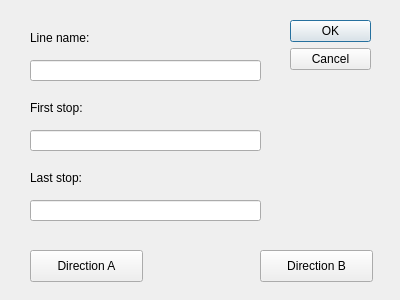
<?xml version="1.0" encoding="UTF-8"?>
<ui version="4.0">
 <class>AddLineDialog</class>
 <widget class="QDialog" name="AddLineDialog">
  <property name="geometry">
   <rect>
    <x>0</x>
    <y>0</y>
    <width>400</width>
    <height>300</height>
   </rect>
  </property>
  <property name="windowTitle">
   <string>Dialog</string>
  </property>
  <widget class="QDialogButtonBox" name="dialogButtonBox">
   <property name="geometry">
    <rect>
     <x>290</x>
     <y>20</y>
     <width>81</width>
     <height>241</height>
    </rect>
   </property>
   <property name="orientation">
    <enum>Qt::Vertical</enum>
   </property>
   <property name="standardButtons">
    <set>QDialogButtonBox::Cancel|QDialogButtonBox::Ok</set>
   </property>
  </widget>
  <widget class="QLabel" name="lineNameLabel">
   <property name="geometry">
    <rect>
     <x>30</x>
     <y>30</y>
     <width>181</width>
     <height>16</height>
    </rect>
   </property>
   <property name="text">
    <string>Line name:</string>
   </property>
  </widget>
  <widget class="QLabel" name="firstStopLabel">
   <property name="geometry">
    <rect>
     <x>30</x>
     <y>100</y>
     <width>181</width>
     <height>16</height>
    </rect>
   </property>
   <property name="text">
    <string>First stop:</string>
   </property>
  </widget>
  <widget class="QLabel" name="lastStopLabel">
   <property name="geometry">
    <rect>
     <x>30</x>
     <y>170</y>
     <width>60</width>
     <height>16</height>
    </rect>
   </property>
   <property name="text">
    <string>Last stop:</string>
   </property>
  </widget>
  <widget class="QPushButton" name="dirAButton">
   <property name="geometry">
    <rect>
     <x>30</x>
     <y>250</y>
     <width>113</width>
     <height>32</height>
    </rect>
   </property>
   <property name="text">
    <string>Direction A</string>
   </property>
  </widget>
  <widget class="QPushButton" name="dirBButton">
   <property name="geometry">
    <rect>
     <x>260</x>
     <y>250</y>
     <width>113</width>
     <height>32</height>
    </rect>
   </property>
   <property name="text">
    <string>Direction B</string>
   </property>
  </widget>
  <widget class="QLineEdit" name="lineName">
   <property name="geometry">
    <rect>
     <x>30</x>
     <y>60</y>
     <width>231</width>
     <height>21</height>
    </rect>
   </property>
  </widget>
  <widget class="QLineEdit" name="firstStop">
   <property name="geometry">
    <rect>
     <x>30</x>
     <y>130</y>
     <width>231</width>
     <height>21</height>
    </rect>
   </property>
  </widget>
  <widget class="QLineEdit" name="lastStop">
   <property name="geometry">
    <rect>
     <x>30</x>
     <y>200</y>
     <width>231</width>
     <height>21</height>
    </rect>
   </property>
  </widget>
 </widget>
 <resources/>
 <connections>
  <connection>
   <sender>dialogButtonBox</sender>
   <signal>accepted()</signal>
   <receiver>AddLineDialog</receiver>
   <slot>accept()</slot>
   <hints>
    <hint type="sourcelabel">
     <x>248</x>
     <y>254</y>
    </hint>
    <hint type="destinationlabel">
     <x>157</x>
     <y>274</y>
    </hint>
   </hints>
  </connection>
  <connection>
   <sender>dialogButtonBox</sender>
   <signal>rejected()</signal>
   <receiver>AddLineDialog</receiver>
   <slot>reject()</slot>
   <hints>
    <hint type="sourcelabel">
     <x>316</x>
     <y>260</y>
    </hint>
    <hint type="destinationlabel">
     <x>286</x>
     <y>274</y>
    </hint>
   </hints>
  </connection>
 </connections>
</ui>
